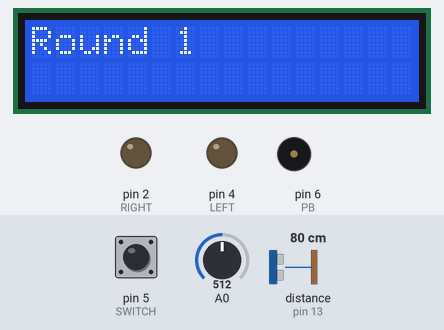
The sketch below on a simulated Arduino Uno, built with avr-gcc and run on an emulated ATmega328P. Shown: 16×2 character LCD, output pins drawn as LEDs (lit = HIGH), buzzer (waves = sounding). Dashed ring = blinking. Inputs (shaded band) come from the test bench; at power-on: A0 = 512, pin 5 (SWITCH) HIGH, distance to the obstacle (sensor on pin 13) 80 cm. The echo pulse lasts 58.3 µs per cm; random numbers use the default seed unless the sketch sets one.

Above: at 1.2 s.
1.3 s: A0 set to 610
4.3 s: pin 5 (SWITCH) pulled LOW for 3.2 s
At 8.7 s:
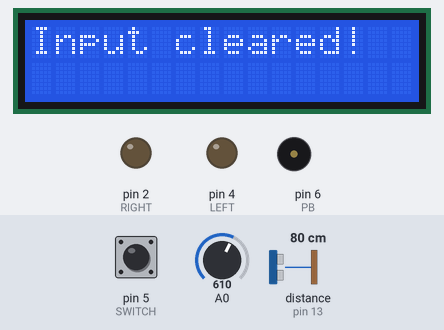
9.0 s: pin 5 (SWITCH) pulled LOW for 3.2 s
At 13.2 s:
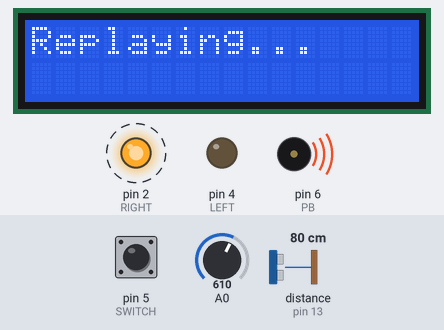
13.7 s: distance to the obstacle (sensor on pin 13) set to 97 cm
16.7 s: distance to the obstacle (sensor on pin 13) set to 104 cm
At 16.96 s:
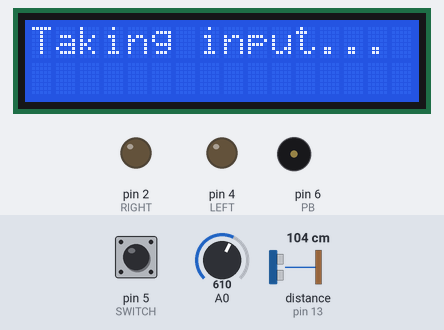
18.6 s: pin 5 (SWITCH) pulled LOW for 0.15 s
At 19.2 s:
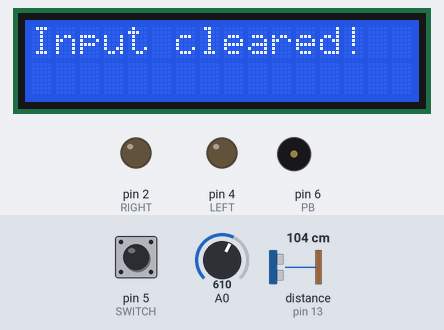
Timing chart, 0 to 21.2 s (numbered marks = the images above; inputs shaded):
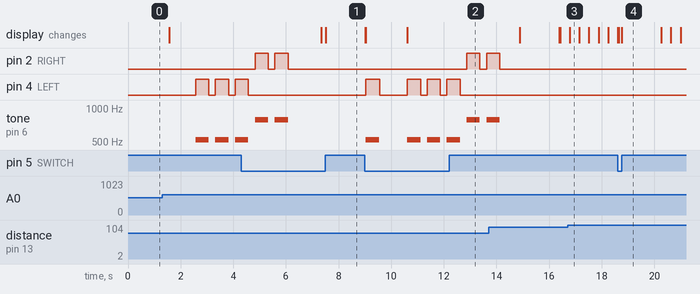

Measured:
- the behaviour switches between 99 and 100 cm on distance to the obstacle (sensor on pin 13) (found by bisection; images 2 and 3)
- after the input at 9.0 s, pin 2 (RIGHT): LOW → HIGH after 3.9 s, → LOW 0.50 s later, → HIGH 0.25 s later
- after the input at 16.7 s, the display: changes after 0.08 s (image 3)
- by itself, pin 2 (RIGHT): alternates HIGH for 0.50 s and LOW for 0.25 s, 4 changes in all, then stays LOW
- by itself, tone on pin 6 (PB): plays 523 Hz for 0.50 s, 523 Hz for 0.50 s, 523 Hz for 0.50 s, 523 Hz for 0.50 s, 784 Hz for 0.50 s, 784 Hz for 0.08 s
- what the display in image 4 shows lasts 1.5 s, from 18.8 s to 20.3 s

The sketch:

sketch_dec28a.ino
```cpp
//Libraries used
#include <LiquidCrystal.h>
#include "pitches.h"
#include "SR04.h"

//Main pins
#define TRIG_PIN 13
#define ECHO_PIN 3
#define SWITCH 5
#define RIGHT 2
#define LEFT 4
#define PB 6

//Variables used
SR04 sr04 = SR04(ECHO_PIN,TRIG_PIN);
LiquidCrystal lcd(7, 8, 9, 10, 11, 12);
//The pattern that is generated
String mem = "";
//The main input from the joystick
String in = "";
//Each time the sensor is blocked
String inBlock = "";
//When the player is expected to block
String block = "";
//Prevents confusion with string inputs
const String blockStandard = "-0";
//Prevents confusion with string inputs
const String standard = "><";
//Determines how long the joystick switch is held for
//(Used to reset input or replay the pattern)
int switchHold;
//Random variable
int ran;
//Determines the 'round'
int roundNum;
//Prevents extra input from the joystick
bool input[2] = { false, false };
//Up to 5; determines how many times an input has been put in
short inputCount;

void setup() {
 pinMode(RIGHT, OUTPUT);
 pinMode(LEFT, OUTPUT);
 pinMode(PB, OUTPUT);
 pinMode(SWITCH, INPUT);
 digitalWrite(SWITCH, HIGH);
 //Starts the lcd.
    lcd.begin(16, 2);
}

void CreateMemorize()
{
  //Resets the main memorization strings
  mem = "-----";
  block = "-----";
  for(int a = 0; a < 5; a++)
  {
    //Creates a new random pattern, containing 5 required inputs
        ran = random(2);
    if (ran == 0)
        mem.setCharAt(a, standard.charAt(0));
    else
        mem.setCharAt(a, standard.charAt(1));
  }
  if (roundNum >= 1)
  {
      //Creates a new random pattern (blocking the sensor), containing 5 required inputs
      for(int a = 0; a < 5; a++)
  {
        ran = random(2);
    if (ran == 0)
        block.setCharAt(a, blockStandard.charAt(0));
    else
        block.setCharAt(a, blockStandard.charAt(1));
  }
  }
  //Indicates the round
  roundNum++;
  lcd.print("Round ");
  lcd.print(roundNum);
  delay(1500);
  lcd.clear();
  //Plays the pattern
  PrintTop("Now playing...");
  delay(1000);
  PlayPattern(mem, block);
}
//Prints at the top row on the LCD
void PrintTop(String output)
{
  lcd.setCursor(0, 0);
  lcd.print(output);
}
//Prints at the bottom row on the LCD
void PrintBottom(String output)
{
  lcd.setCursor(0, 1);
  lcd.print(output);
}
void PlayPattern(String pattern, String block)
{
  for(int a = 0; a < pattern.length(); a++)
  {
    //Plays G, and turns on the right LED
    if (pattern.charAt(a) == standard.charAt(0))
    {
      digitalWrite(RIGHT, HIGH);
      digitalWrite(LEFT, LOW);
      tone(PB, NOTE_G5, 500);
      if (block.charAt(a) == blockStandard.charAt(1))
      {
        //Blinks twice
        PrintBottom("Cover sensor!");
        delay(250);
        digitalWrite(RIGHT, LOW);
        delay(250);
        digitalWrite(RIGHT, HIGH);
      }
      delay(500);
      digitalWrite(RIGHT, LOW);
      delay(250);
      PrintBottom("                  ");
    }
    //Plays C, and turns on the left LED
    if (pattern.charAt(a) == standard.charAt(1))
    {
      digitalWrite(RIGHT, LOW);
      digitalWrite(LEFT, HIGH);
      tone(PB, NOTE_C5, 500);
      if (block.charAt(a) == blockStandard.charAt(1))
      {
        //Blinks twice
        PrintBottom("Cover sensor!");
        delay(250);
        digitalWrite(LEFT, LOW);
        delay(250);
        digitalWrite(LEFT, HIGH);
      }
      delay(500);
      digitalWrite(LEFT, LOW);
      delay(250);
      PrintBottom("                  ");
    }
  }
  //Turns off both LEDs
        digitalWrite(RIGHT, LOW);
      digitalWrite(LEFT, LOW);
}
//Replays the pattern (called when the joystick switch is held)
void Replay()
{
  lcd.clear();
  PrintTop("Replaying...");
  PlayPattern(mem, block);
  delay(500);
}
//Joystick switch update method
void Switch()
{
  switchHold = 0;
  //If the switch is held for at least a second, the pattern will replay
  while(digitalRead(SWITCH) == LOW)
  {
    switchHold++;
    delay(1);
    if (switchHold >= 1000)
    Replay();
  }
  //Resets all current inputs
  in = "-----";
  inBlock = "-----";
  inputCount = 0;
  lcd.clear();
  PrintTop("Input cleared!");
  delay(1500);
  PrintTop("Taking input...");
}
void TakeInput()
{
  if (digitalRead(SWITCH) == LOW)
    Switch();
  //Helpful incase the sensor is accidentally obstructed
  if (sr04.Distance() < 100)
         PrintBottom("Sensor covered!");
  else
    //Also helpful incase the sensor is accidentally obstructed (shows when you covered the sensor)
    PrintBottom(inBlock);
  if (!input[0])
  {
      //If the joystick is moved to the left, set the appropriate input (left)
      if (analogRead(0) > 600)
      {
      //Play C, and turn on the left LED
      digitalWrite(LEFT, HIGH);
      digitalWrite(RIGHT, LOW);
      tone(PB, NOTE_C5, 500);
      delay(500);
      input[0] = true;
      //Puts in the input (also the block input when necessary)
        if (sr04.Distance() < 100)
          inBlock.setCharAt(inputCount, blockStandard.charAt(1));
      in.setCharAt(inputCount, standard.charAt(1));
      inputCount++;
      }
      //If the joystick is moved to the right, set the appropriate input (right)
      if (analogRead(0) < 400)
      {
      //Play G, and turn on the right LED
      digitalWrite(LEFT, LOW);
      digitalWrite(RIGHT, HIGH);
      tone(PB, NOTE_G5, 500);
      delay(500);
      input[0] = true;
      //Puts in the input (also the block input when necessary)
      if (sr04.Distance() < 100)
          inBlock.setCharAt(inputCount, blockStandard.charAt(1));
      in.setCharAt(inputCount, standard.charAt(0));
      inputCount++;
      }
  }
  //Reset
  digitalWrite(LEFT, LOW);
  digitalWrite(RIGHT, LOW);
  if (input[0] && analogRead(0) > 400 && analogRead(0) < 600)
    input[0] = false;
  if (sr04.Distance() >= 100)
    PrintBottom("               ");
}
void loop()
{
  //Create the pattern
  CreateMemorize();
  delay(1000);
  lcd.clear();
  //Indicates that the player can now put in their inputs
  PrintTop("Taking input...");
  in = "-----";
  inBlock = "-----";
  inputCount = 0;
  //Keeps taking inputs until all inputs are put in
  while(inputCount < 5)
    TakeInput();
  lcd.clear();
  //Shows the inputs put in (not the expected inputs)
  PrintTop(in);
  PrintBottom(inBlock);
  delay(2000);
  if(in == mem && inBlock == block)
  {
    //Shows if both main inputs and sensor blocks are matching with the expected inputs
    lcd.clear();
    PrintTop("Match");
  }
  else
  {
        lcd.clear();
        PrintTop("Not Match");
        delay(2000);
        lcd.clear();
        //Shows what the expected inputs and sensor blocks were
        PrintBottom(block);
        PrintTop(mem);
  }
  //Restarts
  delay(2000);
  lcd.clear();
}
```
